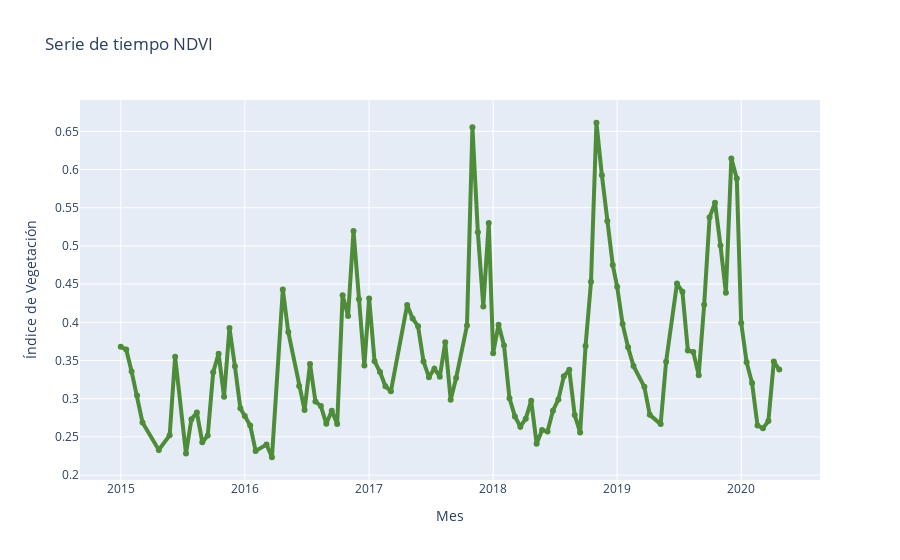

Notebook source saved alongside this figure:
### Code cell
# Create traces
fig_ndvi = go.Figure()
fig_ndvi.add_trace(go.Scatter(
                    x=NDVI_serie.date.tolist(),
                    y=NDVI_serie.NDVI.tolist(),
                    mode='lines+markers',
                    name='NDVI Time Serie',
                    line=dict(color='#4E8C39', width=4)
                    ))
# Edit the layout
fig_ndvi.update_layout(title='Serie de tiempo NDVI',
                       xaxis_title='Mes',
                       yaxis_title='Índice de Vegetación')

fig_ndvi.show()
